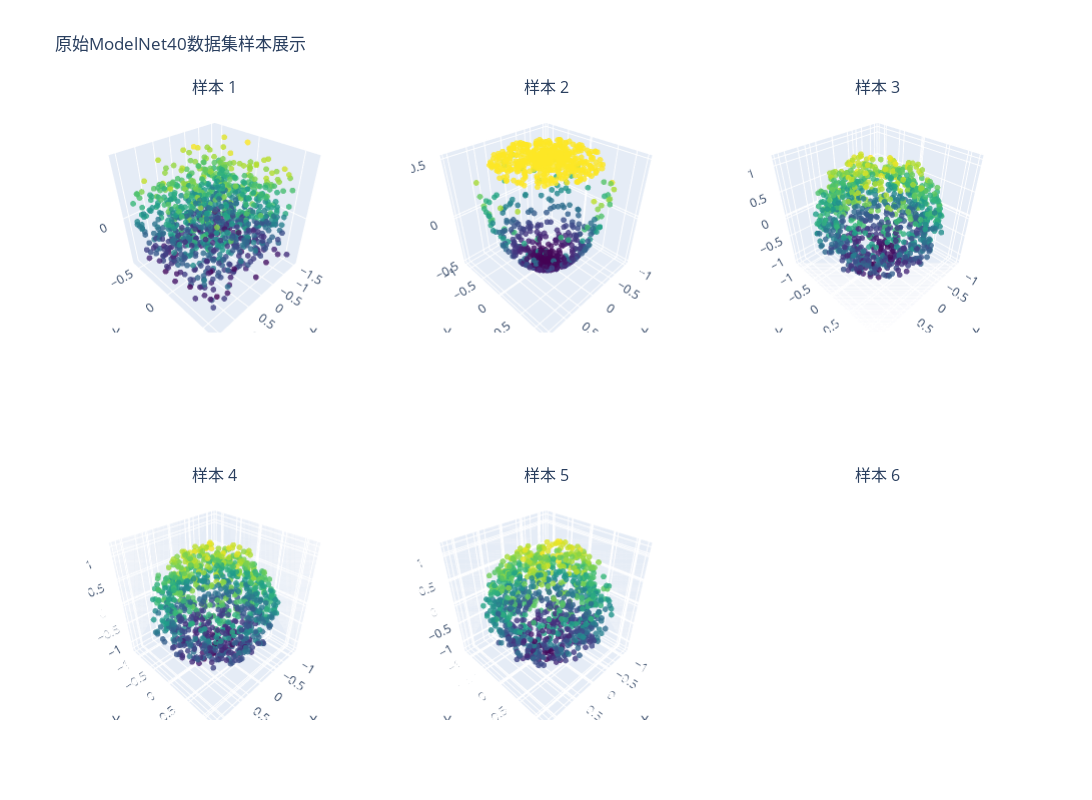

Notebook code for this chart:
### Markdown cell above
## 6. 渲染原始ModelNet40示例数据

### Code cell
# 渲染原始ModelNet40示例数据
print("展示原始ModelNet40数据集样本...")

# 选择几个不同类别的样本进行展示
sample_indices = [0, 10, 20, 30, 40]  # 选择不同类别的样本

# 使用Plotly创建多个子图
fig = make_subplots(
    rows=2, cols=3,
    specs=[[{'type': 'scatter3d'}, {'type': 'scatter3d'}, {'type': 'scatter3d'}],
           [{'type': 'scatter3d'}, {'type': 'scatter3d'}, {'type': 'scatter3d'}]],
    subplot_titles=[f"样本 {i+1}" for i in range(6)]
)

for i, idx in enumerate(sample_indices):
    if i >= 6:  # 最多显示6个样本
        break
        
    sample = modelnet_dataset[idx]
    point_cloud = sample['point_cloud']
    class_name = sample['class_name']
    
    # 计算行和列位置
    row = i // 3 + 1
    col = i % 3 + 1
    
    # 添加点云数据
    fig.add_trace(
        go.Scatter3d(
            x=point_cloud[:, 0],
            y=point_cloud[:, 1],
            z=point_cloud[:, 2],
            mode='markers',
            marker=dict(
                size=2,
                color=point_cloud[:, 2],  # 使用Z坐标作为颜色
                colorscale='Viridis',
                opacity=0.8
            ),
            name=f'{class_name} ({len(point_cloud)}点)',
            showlegend=False
        ),
        row=row, col=col
    )

# 更新布局
fig.update_layout(
    title="原始ModelNet40数据集样本展示",
    height=800,
    width=1200,
    showlegend=False
)

# 设置场景属性
for i in range(1, 7):
    row = (i-1) // 3 + 1
    col = (i-1) % 3 + 1
    fig.update_scenes(
        aspectmode='cube',
        xaxis_title='X',
        yaxis_title='Y',
        zaxis_title='Z',
        row=row, col=col
    )

fig.show()

print("原始ModelNet40数据集特点:")
print("- 每个样本都是完整的3D点云")
print("- 包含40个不同的物体类别")
print("- 每个点云包含1024个点")
print("- 数据用于3D物体分类任务")

### Figure 1 — Plotly figure (JSON) as saved in the notebook; plotly's stock layout.template omitted (floating-point values rounded to 4 significant figures; data arrays with more than 128 entries replaced by an {"elided": "..."} marker saying what was removed)
{"data": [{"marker": {"color": {"elided": "1024 float values"}, "colorscale": [[0, "#440154"], [0.1111, "#482878"], [0.2222, "#3e4989"], [0.3333, "#31688e"], [0.4444, "#26828e"], [0.5556, "#1f9e89"], [0.6667, "#35b779"], [0.7778, "#6ece58"], [0.8889, "#b5de2b"], [1, "#fde725"]], "opacity": 0.8, "size": 2}, "mode": "markers", "name": "airplane (1024点)", "scene": "scene", "showlegend": false, "type": "scatter3d", "x": {"elided": "1024 float values"}, "y": {"elided": "1024 float values"}, "z": {"elided": "1024 float values"}}, {"marker": {"color": {"elided": "1024 float values"}, "colorscale": [[0, "#440154"], [0.1111, "#482878"], [0.2222, "#3e4989"], [0.3333, "#31688e"], [0.4444, "#26828e"], [0.5556, "#1f9e89"], [0.6667, "#35b779"], [0.7778, "#6ece58"], [0.8889, "#b5de2b"], [1, "#fde725"]], "opacity": 0.8, "size": 2}, "mode": "markers", "name": "bathtub (1024点)", "scene": "scene2", "showlegend": false, "type": "scatter3d", "x": {"elided": "1024 float values"}, "y": {"elided": "1024 float values"}, "z": {"elided": "1024 float values"}}, {"marker": {"color": {"elided": "1024 float values"}, "colorscale": [[0, "#440154"], [0.1111, "#482878"], [0.2222, "#3e4989"], [0.3333, "#31688e"], [0.4444, "#26828e"], [0.5556, "#1f9e89"], [0.6667, "#35b779"], [0.7778, "#6ece58"], [0.8889, "#b5de2b"], [1, "#fde725"]], "opacity": 0.8, "size": 2}, "mode": "markers", "name": "bed (1024点)", "scene": "scene3", "showlegend": false, "type": "scatter3d", "x": {"elided": "1024 float values"}, "y": {"elided": "1024 float values"}, "z": {"elided": "1024 float values"}}, {"marker": {"color": {"elided": "1024 float values"}, "colorscale": [[0, "#440154"], [0.1111, "#482878"], [0.2222, "#3e4989"], [0.3333, "#31688e"], [0.4444, "#26828e"], [0.5556, "#1f9e89"], [0.6667, "#35b779"], [0.7778, "#6ece58"], [0.8889, "#b5de2b"], [1, "#fde725"]], "opacity": 0.8, "size": 2}, "mode": "markers", "name": "bench (1024点)", "scene": "scene4", "showlegend": false, "type": "scatter3d", "x": {"elided": "1024 float values"}, "y": {"elided": "1024 float values"}, "z": {"elided": "1024 float values"}}, {"marker": {"color": {"elided": "1024 float values"}, "colorscale": [[0, "#440154"], [0.1111, "#482878"], [0.2222, "#3e4989"], [0.3333, "#31688e"], [0.4444, "#26828e"], [0.5556, "#1f9e89"], [0.6667, "#35b779"], [0.7778, "#6ece58"], [0.8889, "#b5de2b"], [1, "#fde725"]], "opacity": 0.8, "size": 2}, "mode": "markers", "name": "bookshelf (1024点)", "scene": "scene5", "showlegend": false, "type": "scatter3d", "x": {"elided": "1024 float values"}, "y": {"elided": "1024 float values"}, "z": {"elided": "1024 float values"}}], "layout": {"annotations": [{"font": {"size": 16}, "showarrow": false, "text": "样本 1", "x": 0.1444, "xanchor": "center", "xref": "paper", "y": 1, "yanchor": "bottom", "yref": "paper"}, {"font": {"size": 16}, "showarrow": false, "text": "样本 2", "x": 0.5, "xanchor": "center", "xref": "paper", "y": 1, "yanchor": "bottom", "yref": "paper"}, {"font": {"size": 16}, "showarrow": false, "text": "样本 3", "x": 0.8556, "xanchor": "center", "xref": "paper", "y": 1, "yanchor": "bottom", "yref": "paper"}, {"font": {"size": 16}, "showarrow": false, "text": "样本 4", "x": 0.1444, "xanchor": "center", "xref": "paper", "y": 0.375, "yanchor": "bottom", "yref": "paper"}, {"font": {"size": 16}, "showarrow": false, "text": "样本 5", "x": 0.5, "xanchor": "center", "xref": "paper", "y": 0.375, "yanchor": "bottom", "yref": "paper"}, {"font": {"size": 16}, "showarrow": false, "text": "样本 6", "x": 0.8556, "xanchor": "center", "xref": "paper", "y": 0.375, "yanchor": "bottom", "yref": "paper"}], "height": 800, "scene": {"aspectmode": "cube", "domain": {"x": [0, 0.2889], "y": [0.625, 1]}, "xaxis": {"title": {"text": "X"}}, "yaxis": {"title": {"text": "Y"}}, "zaxis": {"title": {"text": "Z"}}}, "scene2": {"aspectmode": "cube", "domain": {"x": [0.3556, 0.6444], "y": [0.625, 1]}, "xaxis": {"title": {"text": "X"}}, "yaxis": {"title": {"text": "Y"}}, "zaxis": {"title": {"text": "Z"}}}, "scene3": {"aspectmode": "cube", "domain": {"x": [0.7111, 1], "y": [0.625, 1]}, "xaxis": {"title": {"text": "X"}}, "yaxis": {"title": {"text": "Y"}}, "zaxis": {"title": {"text": "Z"}}}, "scene4": {"aspectmode": "cube", "domain": {"x": [0, 0.2889], "y": [0, 0.375]}, "xaxis": {"title": {"text": "X"}}, "yaxis": {"title": {"text": "Y"}}, "zaxis": {"title": {"text": "Z"}}}, "scene5": {"aspectmode": "cube", "domain": {"x": [0.3556, 0.6444], "y": [0, 0.375]}, "xaxis": {"title": {"text": "X"}}, "yaxis": {"title": {"text": "Y"}}, "zaxis": {"title": {"text": "Z"}}}, "scene6": {"aspectmode": "cube", "domain": {"x": [0.7111, 1], "y": [0, 0.375]}, "xaxis": {"title": {"text": "X"}}, "yaxis": {"title": {"text": "Y"}}, "zaxis": {"title": {"text": "Z"}}}, "showlegend": false, "title": {"text": "原始ModelNet40数据集样本展示"}, "width": 1200}}
